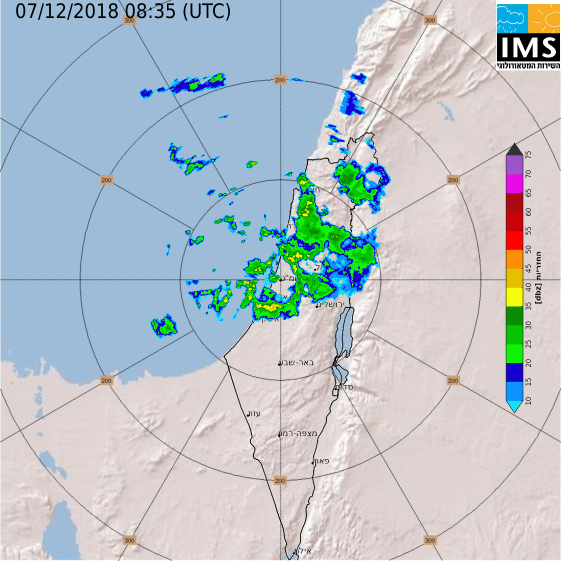
#> input picture playground/samples/radar_rnd.png, 1122 x 1122 px (shown at 1/2 size)
$ jupyter execute jordan.ipynb
#> lines starting #> are read from the running program, lines starting #| are printed output that depends on the picture; after the words box and inside, x2 and y2 are one past the last pixel; in counts of white or black regions, pixels touching at a corner belong together
[cell 1]
import numpy as np
import cv2

from matplotlib import pyplot as plt

[cell 2]
img = cv2.imread('samples/radar_rnd.png')
#> img is the input picture: shape (1122, 1122, 3); mean B, G, R 200.9, 194.1, 183.9

[cell 3]
plt.imshow(img)
plt.colorbar()
plt.show()
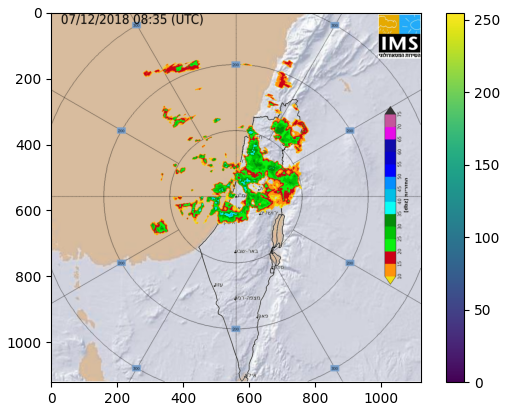
#> figure drawn by matplotlib, 2 panels; B, G, R data is drawn as R, G, B

[cell 4]
COLORS = [
    [51, 51, 51],
    [155, 85, 197],
    [232, 10, 231],
    [170, 11, 16],
    [202, 1, 7],
    [255, 1, 1],
    [255, 142, 4],
    [230, 191, 2],
    [245, 253, 9],
    [9, 141, 4],
    [6, 196, 0],
    [16, 242, 10],
    [22, 0, 205],
    [12, 147, 255],
    [21, 224, 238]
]

[cell 5]
rgbimg = cv2.cvtColor(img, cv2.COLOR_BGR2RGB)

g1 = np.array([16, 242, 10])
g2 = np.array([16, 242, 10])

mask = cv2.inRange(rgbimg, np.array(COLORS[0]), np.array(COLORS[0]))
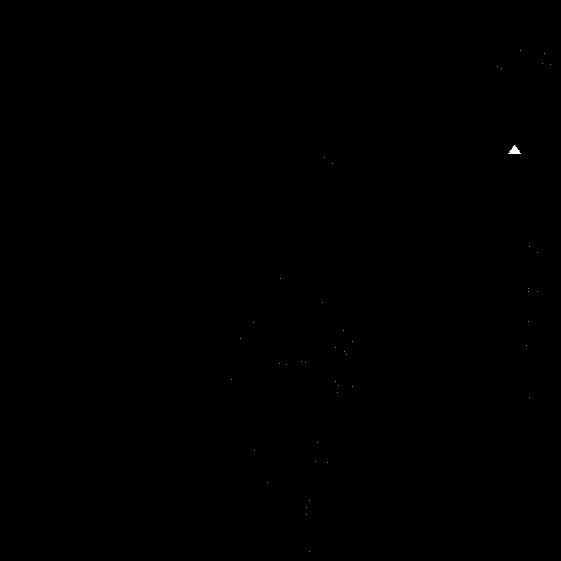
#> mask: shape (1122, 1122) (shown at 1/2 size); 0.02% white; 45 white regions (44 under 20 px), largest, box (x1, y1, x2, y2) and area: (1017, 290, 1042, 308) 226
for c in COLORS[1:]:
    mask = mask | cv2.inRange(rgbimg, np.array(c), np.array(c))
#> this loop made 14 passes
#> pass 2, `mask = mask | cv2.inRange(rgbimg, np.array(c), np.array(c))`:
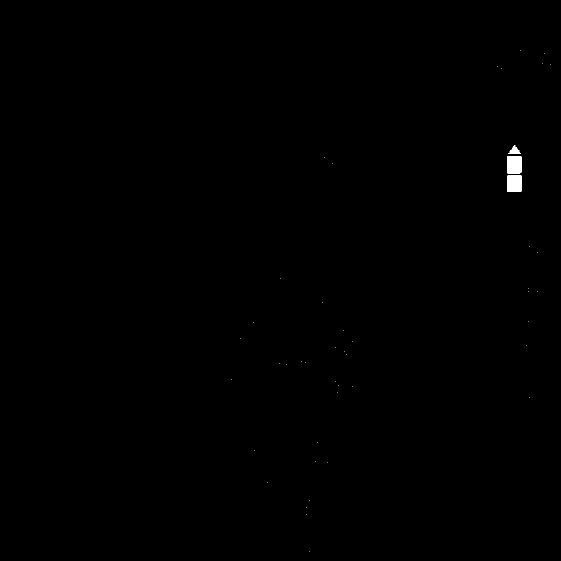
#> mask: shape (1122, 1122) (shown at 1/2 size); 0.17% white; 47 white regions (44 under 20 px), largest, box (x1, y1, x2, y2) and area: (1014, 312, 1043, 347) 948, (1015, 351, 1043, 384) 922, (1017, 290, 1042, 308) 226
#> after the loop:
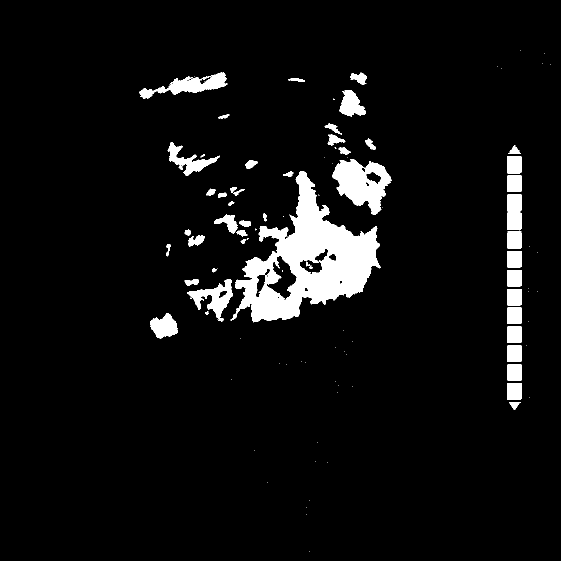
#> mask: shape (1122, 1122) (shown at 1/2 size); 5.9% white; 118 white regions (67 under 20 px), largest, box (x1, y1, x2, y2) and area: (461, 343, 761, 644) 36896, (664, 318, 783, 429) 7374, (279, 145, 455, 198) 3397

res = cv2.bitwise_and(rgbimg, rgbimg, mask=mask)
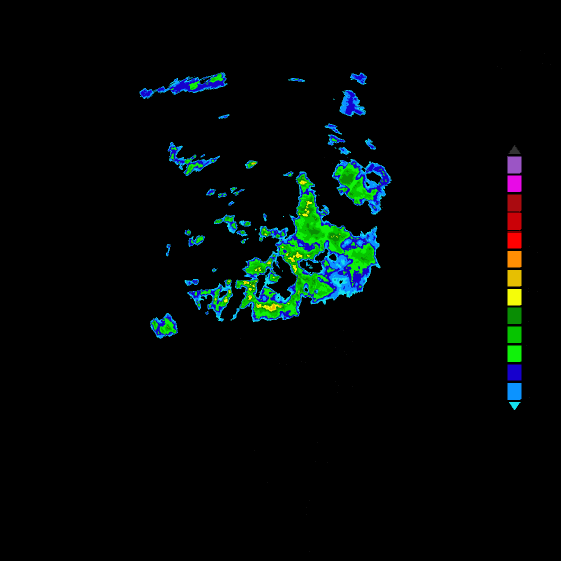
#> res: shape (1122, 1122, 3) (shown at 1/2 size); mean R, G, B 2.3, 8.4, 7.2

[cell 6]
plt.imshow(res)
plt.show()

[cell 7]
bgrimg = cv2.cvtColor(res, cv2.COLOR_RGB2BGR)
cv2.imwrite('samples/radar_rnd_clean.png', bgrimg)
#> Out = True
